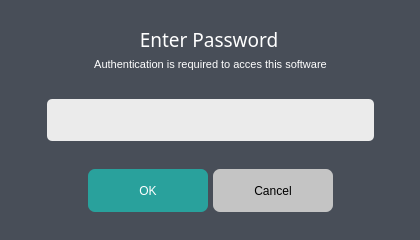
<?xml version="1.0" encoding="UTF-8"?>
<ui version="4.0">
 <class>passwordwindow</class>
 <widget class="QDialog" name="passwordwindow">
  <property name="geometry">
   <rect>
    <x>0</x>
    <y>0</y>
    <width>420</width>
    <height>240</height>
   </rect>
  </property>
  <property name="minimumSize">
   <size>
    <width>420</width>
    <height>240</height>
   </size>
  </property>
  <property name="maximumSize">
   <size>
    <width>420</width>
    <height>240</height>
   </size>
  </property>
  <property name="windowTitle">
   <string>Dialog</string>
  </property>
  <widget class="QLabel" name="bg">
   <property name="geometry">
    <rect>
     <x>0</x>
     <y>0</y>
     <width>500</width>
     <height>300</height>
    </rect>
   </property>
   <property name="styleSheet">
    <string notr="true">QLabel
{
background-color: #484E58;
color: white;
}</string>
   </property>
   <property name="text">
    <string/>
   </property>
   <property name="alignment">
    <set>Qt::AlignHCenter|Qt::AlignTop</set>
   </property>
  </widget>
  <widget class="QLabel" name="label">
   <property name="geometry">
    <rect>
     <x>130</x>
     <y>28</y>
     <width>158</width>
     <height>23</height>
    </rect>
   </property>
   <property name="font">
    <font>
     <family>Poppins SemiBold</family>
     <pointsize>14</pointsize>
    </font>
   </property>
   <property name="styleSheet">
    <string notr="true">QLabel
{
color: white;
}</string>
   </property>
   <property name="text">
    <string>Enter Password</string>
   </property>
   <property name="alignment">
    <set>Qt::AlignCenter</set>
   </property>
  </widget>
  <widget class="QLabel" name="label_2">
   <property name="geometry">
    <rect>
     <x>47</x>
     <y>58</y>
     <width>327</width>
     <height>13</height>
    </rect>
   </property>
   <property name="font">
    <font>
     <pointsize>8</pointsize>
    </font>
   </property>
   <property name="styleSheet">
    <string notr="true">QLabel
{
color: white;
}</string>
   </property>
   <property name="text">
    <string>Authentication is required to acces this software</string>
   </property>
   <property name="alignment">
    <set>Qt::AlignCenter</set>
   </property>
  </widget>
  <widget class="QLineEdit" name="password">
   <property name="geometry">
    <rect>
     <x>47</x>
     <y>99</y>
     <width>327</width>
     <height>42</height>
    </rect>
   </property>
   <property name="styleSheet">
    <string notr="true">QLineEdit
{
background: #EBEBEB;
border-radius: 5px;
}</string>
   </property>
   <property name="echoMode">
    <enum>QLineEdit::Password</enum>
   </property>
  </widget>
  <widget class="QPushButton" name="ok_btn">
   <property name="geometry">
    <rect>
     <x>88</x>
     <y>169</y>
     <width>120</width>
     <height>43</height>
    </rect>
   </property>
   <property name="styleSheet">
    <string notr="true">QPushButton
{
background: #29A19C;
border-radius: 7px;
color: white;
}</string>
   </property>
   <property name="text">
    <string>OK</string>
   </property>
  </widget>
  <widget class="QPushButton" name="cancel_btn">
   <property name="geometry">
    <rect>
     <x>213</x>
     <y>169</y>
     <width>120</width>
     <height>43</height>
    </rect>
   </property>
   <property name="styleSheet">
    <string notr="true">QPushButton
{
background: #C4C4C4;
border-radius: 7px;
color: black;
}
</string>
   </property>
   <property name="text">
    <string>Cancel</string>
   </property>
  </widget>
 </widget>
 <resources/>
 <connections/>
</ui>
